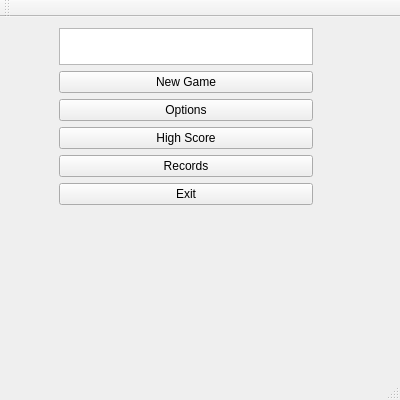
<?xml version="1.0" encoding="UTF-8"?>
<ui version="4.0">
 <class>MainWindow</class>
 <widget class="QMainWindow" name="MainWindow">
  <property name="geometry">
   <rect>
    <x>0</x>
    <y>0</y>
    <width>400</width>
    <height>400</height>
   </rect>
  </property>
  <property name="baseSize">
   <size>
    <width>800</width>
    <height>800</height>
   </size>
  </property>
  <property name="windowTitle">
   <string>MainWindow</string>
  </property>
  <widget class="QWidget" name="centralWidget">
   <widget class="QWidget" name="">
    <property name="geometry">
     <rect>
      <x>10</x>
      <y>0</y>
      <width>352</width>
      <height>199</height>
     </rect>
    </property>
    <layout class="QHBoxLayout" name="horizontalLayout">
     <item>
      <spacer name="horizontalSpacer">
       <property name="orientation">
        <enum>Qt::Horizontal</enum>
       </property>
       <property name="sizeHint" stdset="0">
        <size>
         <width>40</width>
         <height>20</height>
        </size>
       </property>
      </spacer>
     </item>
     <item>
      <layout class="QVBoxLayout" name="verticalLayout">
       <property name="spacing">
        <number>6</number>
       </property>
       <item>
        <widget class="QGraphicsView" name="graphicsView">
         <property name="maximumSize">
          <size>
           <width>500</width>
           <height>50</height>
          </size>
         </property>
        </widget>
       </item>
       <item>
        <widget class="QPushButton" name="newGameButton">
         <property name="text">
          <string>New Game</string>
         </property>
        </widget>
       </item>
       <item>
        <widget class="QPushButton" name="OptionsButton">
         <property name="text">
          <string>Options</string>
         </property>
        </widget>
       </item>
       <item>
        <widget class="QPushButton" name="highScoeButton">
         <property name="text">
          <string>High Score</string>
         </property>
        </widget>
       </item>
       <item>
        <widget class="QPushButton" name="recordsButton">
         <property name="text">
          <string>Records</string>
         </property>
        </widget>
       </item>
       <item>
        <widget class="QPushButton" name="exitButton">
         <property name="text">
          <string>Exit</string>
         </property>
        </widget>
       </item>
      </layout>
     </item>
     <item>
      <spacer name="horizontalSpacer_2">
       <property name="orientation">
        <enum>Qt::Horizontal</enum>
       </property>
       <property name="sizeHint" stdset="0">
        <size>
         <width>40</width>
         <height>20</height>
        </size>
       </property>
      </spacer>
     </item>
    </layout>
   </widget>
  </widget>
  <widget class="QMenuBar" name="menuBar">
   <property name="geometry">
    <rect>
     <x>0</x>
     <y>0</y>
     <width>400</width>
     <height>21</height>
    </rect>
   </property>
  </widget>
  <widget class="QToolBar" name="mainToolBar">
   <attribute name="toolBarArea">
    <enum>TopToolBarArea</enum>
   </attribute>
   <attribute name="toolBarBreak">
    <bool>false</bool>
   </attribute>
  </widget>
  <widget class="QStatusBar" name="statusBar"/>
 </widget>
 <layoutdefault spacing="6" margin="11"/>
 <resources/>
 <connections/>
</ui>
